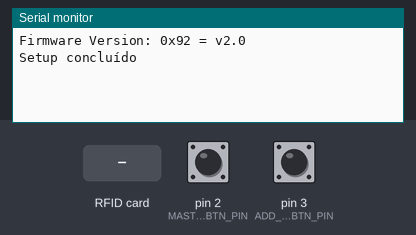
Recording of a sketch running on a simulated Arduino Uno, built with avr-gcc and run on an emulated ATmega328P. Parts: the last lines printed to the serial monitor. The test bench sets the inputs (shaded band); at power-on: pin 2 (MASTER_BTN_PIN) HIGH, pin 3 (ADD_USER_BTN_PIN) HIGH.

Above: at 1.2 s.
1.3 s: pin 2 (MASTER_BTN_PIN) pulled LOW for 0.15 s
At 1.6 s:
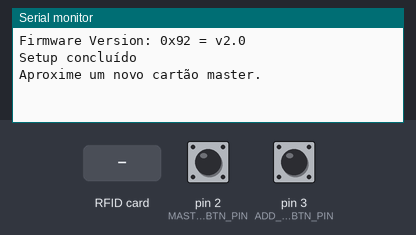
2.9 s: RFID card 5E 7A 19 C4 held to the reader
At 4.1 s:
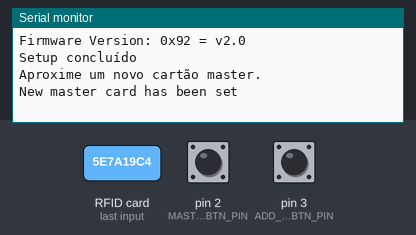
4.4 s: pin 3 (ADD_USER_BTN_PIN) pulled LOW for 1 s
At 5.8 s:
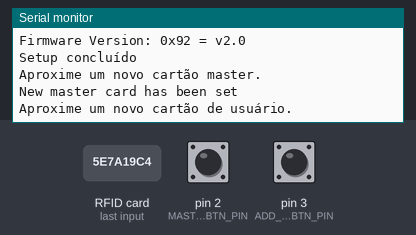
6.9 s: RFID card 5E 7A 19 C4 held to the reader
At 7.6 s:
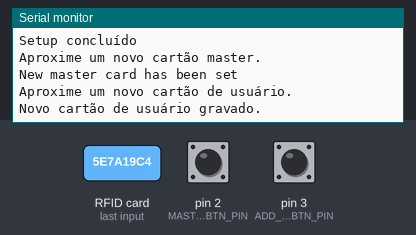
8.4 s: RFID card 5E 7A 19 C4 held to the reader
At 10.4 s:
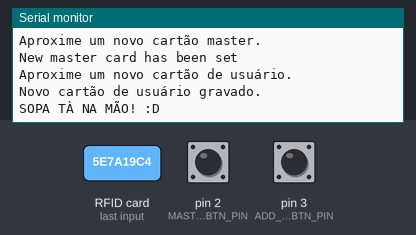

The sketch:

RFIDAccess_L3.ino
```cpp
/*
 * Um botão para registro de um cartão.
 * O Arduino comecerá no modo de acesso, onde cartões serão dados acesso, ou não.
 *
 * Ao pressionar o botão, o arduino entrará no modo de registro,
 * onde o próximo cartão lido será gravado como cartão válido.
 *
 * Depois, sairá do modo de registro e entrará no modo de acesso,
 * onde o cartão recém gravado deverá ter acesso concebido.
 *
 * ------------------------
 * MFRC522      Arduino
 * Reader/PCD   Uno/101
 * Pin          Pin
 * ------------------------
 * RST          9
 * SDA(SS)      10
 * MOSI         11 / ICSP-4
 * MISO         12 / ICSP-1
 * SCK          13 / ICSP-3
 */

#include <SPI.h>
#include <MFRC522.h>

#define RST_PIN 9
#define SS_PIN 10

#define MASTER_BTN_PIN 2 // Pino do botão de registro
#define ADD_USER_BTN_PIN 3 // Pino do botão de registro

#define MAX_USER_CARDS 10 // Quantidade máxima de cartões registrados

MFRC522 mfrc522(SS_PIN, RST_PIN); // Cria instância MFRC522

byte masterCard[4];
byte readCard[4];
byte userCards[MAX_USER_CARDS][4];

int userCardsCount = 0;
bool isSettingMasterCard;
bool isLookingForAccess;
bool isAddingNewUserCard;

void setup()
{
  Serial.begin(9600);
  while (!Serial);
  SPI.begin();
  mfrc522.PCD_Init();
  mfrc522.PCD_DumpVersionToSerial();

  isLookingForAccess = true;
  isSettingMasterCard = false;
  isAddingNewUserCard = false;

  pinMode(MASTER_BTN_PIN, INPUT_PULLUP);

  Serial.println(F("Setup concluído"));
}


void loop()
{
  if (isLookingForAccess)
  {
    if (mfrc522.PICC_IsNewCardPresent() && mfrc522.PICC_ReadCardSerial())
    {
      // read new card
      for (uint8_t i = 0; i < 4; i++)
      {
        readCard[i] = mfrc522.uid.uidByte[i];
      }

      bool isUser = isUserCard(readCard);

      if (isUser)
      {
        Serial.println(F("SOPA TÀ NA MÃO! :D"));
        delay(2000);
      }
      else
      {
        Serial.println(F("SEM SOPA PRA VC :/"));
        delay(2000);
      }
    }
  }

  // Tentando ler novo cartão master
  if (isSettingMasterCard)
  {
    isLookingForAccess = false;

    if (!mfrc522.PICC_IsNewCardPresent()) { return; }
    if (!mfrc522.PICC_ReadCardSerial()) { return; }

    // Grava o uid do cartão master
    for (uint8_t i = 0; i < 4; i++)
    {
      masterCard[i] = mfrc522.uid.uidByte[i];
    }

    Serial.println(F("New master card has been set"));

    delay(2000);
    isSettingMasterCard = false;
    isLookingForAccess = true;
  }

  // Tentando ler novo cartão de usuário
  if (isAddingNewUserCard)
  {

    isLookingForAccess = false;

    if (!mfrc522.PICC_IsNewCardPresent())
    {
      return;
    }
    if (!mfrc522.PICC_ReadCardSerial())
    {
      return;
    }

    // grava o uid do novo cartão de usuário
    for (uint8_t i = 0; i < 4; i++)
    {
      userCards[userCardsCount][i] = mfrc522.uid.uidByte[i];
    }
    userCardsCount++;

    Serial.println(F("Novo cartão de usuário gravado."));

    delay(2000);
    isLookingForAccess = true;
    isAddingNewUserCard = false;
  }

  if (digitalRead(ADD_USER_BTN_PIN) == LOW)
  {
    // nada a fazer se o número máximo de cartões foi atingido
    if (userCardsCount < MAX_USER_CARDS)
    {
      Serial.println(F("Aproxime um novo cartão de usuário."));
      isAddingNewUserCard = true;
    }
    else
    {
      Serial.println(F("Sem espaço para mais cartões :("));
      delay(2000);
    }
  }

  if (digitalRead(MASTER_BTN_PIN) == LOW)
  {
    Serial.println(F("Aproxime um novo cartão master."));
    isSettingMasterCard = true;
  }
}

bool isUserCard(byte card[])
{
  // loop por todos os possíveis cartões de usuário
  for (uint8_t i = 0; i < MAX_USER_CARDS; i++)
  {
    bool didCardFail = false;
    // compara um dos cartões de usuário ao cartão lido
    for (uint8_t j = 0; j < 4; j++)
    {
      if (card[j] != userCards[i][j])
      {
        // retorna falha assim que achar um byte errado
        didCardFail = true;
        break;
      }
    }

    // retorna sucesso assim que achar um cartão válido
    if (!didCardFail)
    {
      return true;
    }
  }

  return isMasterCard(card);
}

bool isMasterCard(byte card[])
{
  for (uint8_t i = 0; i < 4; i++)
  {
    if (card[i] != masterCard[i])
    {
      // retorna falha assim que achar um byte errado
      return false;
    }
  }

  return true;
}
```

Measured:
- after the input at 1.3 s, the serial monitor: prints a new line at once (image 1)
- after the input at 2.9 s, the serial monitor: prints a new line at once (image 2)
- after the input at 4.4 s, the serial monitor: prints a new line after 0.51 s (image 3)
- after the input at 6.9 s, the serial monitor: prints a new line at once (image 4)
- after the input at 8.4 s, the serial monitor: prints a new line after 0.52 s (image 5)
